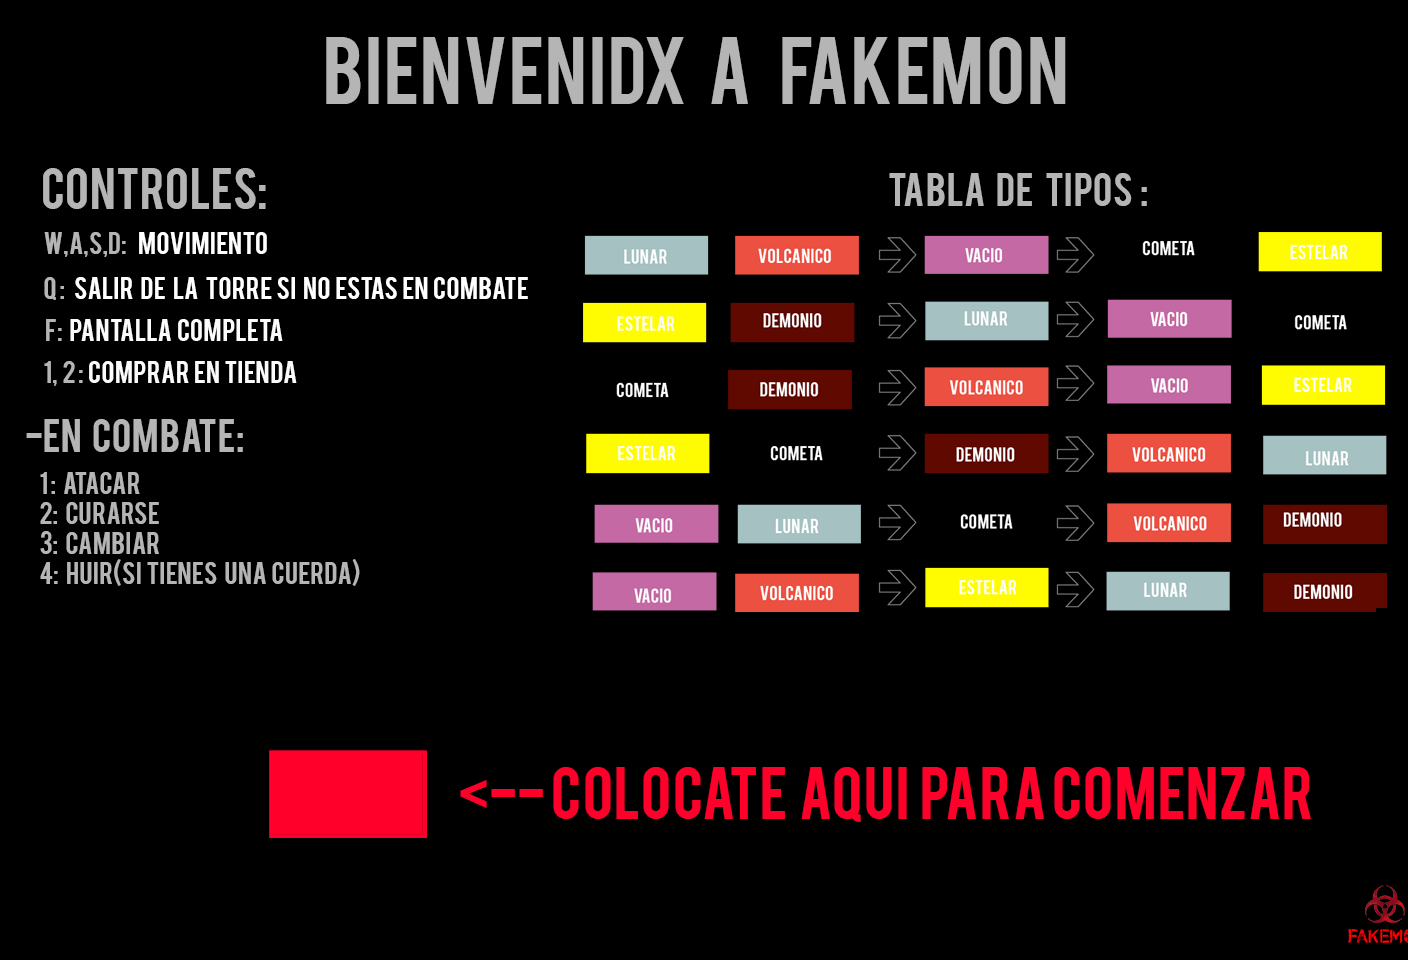

This is a level from a 2D game, rendered from its Tiled map with the project's own tilesets. A one-line summary and the map file follow, with tile-layer data summarised:
An orthogonal 44x30 tile map with 32x32 px tiles, 2 tile layers (Nivel, Muros Invisibles), 2 tilesets.

<map version="1.2" tiledversion="1.3.4" orientation="orthogonal" renderorder="right-down" width="44" height="30" tilewidth="32" tileheight="32" infinite="0" nextlayerid="3" nextobjectid="1">
 <tileset firstgid="1" source="instrucciones.tsx" />
 <tileset firstgid="2" source="instrucciones.M.tsx" />
 <layer id="1" name="Nivel" width="44" height="30">
  <data>[1320 cells, 1 non-empty, 1 distinct tile ids]</data>
 </layer>
 <layer id="2" name="Muros Invisibles" width="44" height="30">
  <data>[1320 cells, 144 non-empty, 76 distinct tile ids]</data>
 </layer>
</map>
